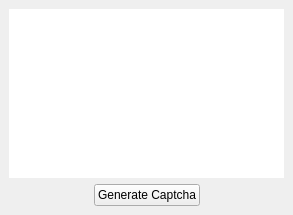
<?xml version="1.0" encoding="UTF-8"?>
<ui version="4.0">
 <class>MainWindow</class>
 <widget class="QMainWindow" name="MainWindow">
  <property name="geometry">
   <rect>
    <x>0</x>
    <y>0</y>
    <width>293</width>
    <height>215</height>
   </rect>
  </property>
  <property name="windowTitle">
   <string>MainWindow</string>
  </property>
  <widget class="QWidget" name="centralwidget">
   <layout class="QVBoxLayout" name="verticalLayout">
    <item>
     <widget class="QLabel" name="label">
      <property name="sizePolicy">
       <sizepolicy hsizetype="Preferred" vsizetype="Expanding">
        <horstretch>0</horstretch>
        <verstretch>0</verstretch>
       </sizepolicy>
      </property>
      <property name="styleSheet">
       <string notr="true">background-color: rgb(255, 255, 255);</string>
      </property>
      <property name="text">
       <string/>
      </property>
      <property name="alignment">
       <set>Qt::AlignCenter</set>
      </property>
     </widget>
    </item>
    <item>
     <layout class="QHBoxLayout" name="horizontalLayout">
      <item>
       <spacer name="horizontalSpacer">
        <property name="orientation">
         <enum>Qt::Horizontal</enum>
        </property>
        <property name="sizeHint" stdset="0">
         <size>
          <width>40</width>
          <height>20</height>
         </size>
        </property>
       </spacer>
      </item>
      <item>
       <widget class="QPushButton" name="pushButton">
        <property name="text">
         <string>Generate Captcha</string>
        </property>
       </widget>
      </item>
      <item>
       <spacer name="horizontalSpacer_2">
        <property name="orientation">
         <enum>Qt::Horizontal</enum>
        </property>
        <property name="sizeHint" stdset="0">
         <size>
          <width>40</width>
          <height>20</height>
         </size>
        </property>
       </spacer>
      </item>
     </layout>
    </item>
   </layout>
  </widget>
 </widget>
 <resources/>
 <connections/>
</ui>
